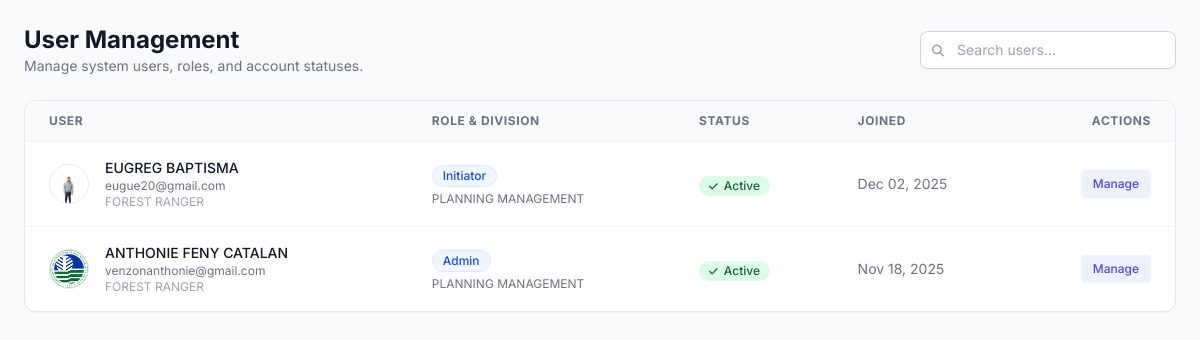
/admin_users.php (signed in), run on an earlier commit of the app's database.
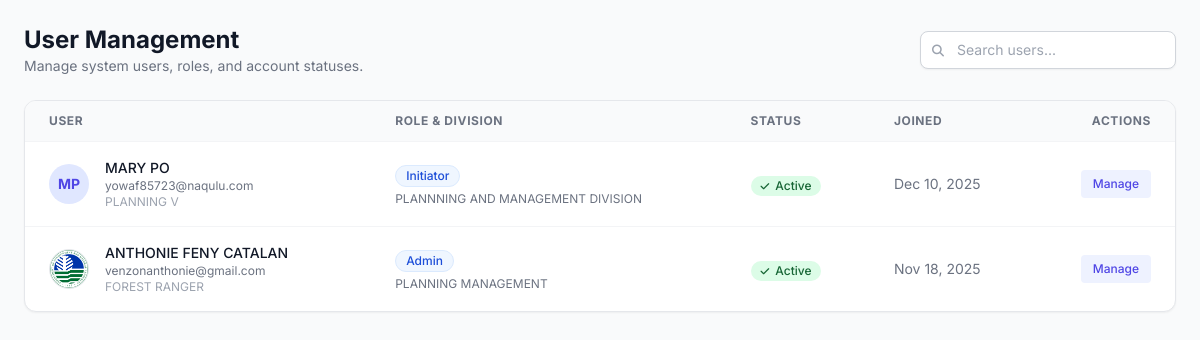
And on a later commit of the database.
### tables this page shows
CREATE TABLE `users` (
  `user_id` int(11) NOT NULL,
  `email` varchar(255) NOT NULL,
  `password_hash` varchar(255) NOT NULL,
  `first_name` varchar(100) NOT NULL,
  `middle_name` varchar(100) DEFAULT NULL,
  `last_name` varchar(100) NOT NULL,
  `suffix` varchar(20) DEFAULT NULL,
  `position` varchar(100) DEFAULT NULL,
  `designation` varchar(100) DEFAULT NULL,
  `division` varchar(100) DEFAULT NULL,
  `sex` enum('Male','Female','Other','Prefer not to say') DEFAULT NULL,
  `contact_number` varchar(50) DEFAULT NULL,
  `role` enum('Initiator','Section Chief','Division Chief','ARD','RED','Records Office','Admin') NOT NULL DEFAULT 'Initiator',
  `status` varchar(50) NOT NULL DEFAULT 'Pending',
  `verification_token` varchar(255) DEFAULT NULL,
  `token_expiry` datetime DEFAULT NULL,
  `reset_token` varchar(255) DEFAULT NULL,
  `reset_token_expiry` datetime DEFAULT NULL,
  `created_at` timestamp NOT NULL DEFAULT current_timestamp(),
  `otos_userlink` int(11) NOT NULL,
  `profile_picture_path` varchar(255) DEFAULT NULL
);

### admin_users.php (the view, shortened to what this page needs)
<?php
require_once 'db.php';
$search = isset($_GET['search']) ? trim($_GET['search']) : '';
$users = [];
$sql = "SELECT user_id, first_name, last_name, email, role, status, division, position, created_at, profile_picture_path
        FROM users WHERE 1=1";
$sql .= " ORDER BY created_at DESC";
$stmt = $conn->prepare($sql);
$stmt->execute();
$result = $stmt->get_result();
while ($row = $result->fetch_assoc()) {
    $users[] = $row;
}
function get_initials($fname, $lname) {
    return strtoupper(substr($fname, 0, 1) . substr($lname, 0, 1));
}
?>
<!DOCTYPE html>
<html lang="en">
<head>
    <script src="https://cdn.tailwindcss.com"></script>
    <link rel="stylesheet" href="https://cdnjs.cloudflare.com/ajax/libs/font-awesome/6.4.0/css/all.min.css">
</head>
<body class="text-gray-800 p-6">
    <div class="flex flex-col sm:flex-row sm:items-center sm:justify-between mb-6 gap-4">
        <div>
            <h1 class="text-2xl font-bold text-gray-900">User Management</h1>
            <p class="text-sm text-gray-500">Manage system users, roles, and account statuses.</p>
        </div>
        <div class="flex items-center gap-2">
            <form action="" method="GET" class="relative">
                <input type="text" name="search" value="<?php echo htmlspecialchars($search); ?>"
                       placeholder="Search users..."
                       class="pl-9 pr-4 py-2 border border-gray-300 rounded-lg text-sm focus:ring-indigo-500 focus:border-indigo-500 w-64 shadow-sm">
                <i class="fas fa-search absolute left-3 top-3 text-gray-400 text-xs"></i>
            </form>
        </div>
    </div>
    <div class="bg-white rounded-xl shadow-sm border border-gray-200 overflow-hidden">
        <div class="overflow-x-auto">
            <table class="w-full text-left border-collapse">
                <thead>
                    <tr class="bg-gray-50 border-b border-gray-100 text-xs font-semibold text-gray-500 uppercase tracking-wider">
                        <th class="px-6 py-3">User</th>
                        <th class="px-6 py-3">Role & Division</th>
                        <th class="px-6 py-3">Status</th>
                        <th class="px-6 py-3">Joined</th>
                        <th class="px-6 py-3 text-right">Actions</th>
                    </tr>
                </thead>
                <tbody class="divide-y divide-gray-100">
                    <?php if (count($users) > 0): ?>
                        <?php foreach ($users as $u): ?>
                            <tr class="hover:bg-gray-50 transition-colors">
                                <td class="px-6 py-4">
                                    <div class="flex items-center">
                                        <?php if (!empty($u['profile_picture_path']) && file_exists($u['profile_picture_path'])): ?>
                                            <img class="h-10 w-10 rounded-full object-cover border border-gray-200" src="<?php echo htmlspecialchars($u['profile_picture_path']); ?>" alt="">
                                        <?php else: ?>
                                            <div class="h-10 w-10 rounded-full bg-indigo-100 text-indigo-600 flex items-center justify-center font-bold text-sm">
                                                <?php echo get_initials($u['first_name'], $u['last_name']); ?>
                                            </div>
                                        <?php endif; ?>
                                        <div class="ml-4">
                                            <div class="text-sm font-medium text-gray-900"><?php echo htmlspecialchars($u['first_name'] . ' ' . $u['last_name']); ?></div>
                                            <div class="text-xs text-gray-500"><?php echo htmlspecialchars($u['email']); ?></div>
                                            <div class="text-xs text-gray-400"><?php echo htmlspecialchars($u['position']); ?></div>
                                        </div>
                                    </div>
                                </td>
                                <td class="px-6 py-4">
                                    <span class="inline-flex items-center px-2.5 py-0.5 rounded-full text-xs font-medium bg-blue-50 text-blue-700 border border-blue-100 mb-1">
                                        <?php echo htmlspecialchars($u['role']); ?>
                                    </span>
                                    <div class="text-xs text-gray-500"><?php echo htmlspecialchars($u['division']); ?></div>
                                </td>
                                <td class="px-6 py-4">
                                    <?php
                                        $statusClass = 'status-' . strtolower($u['status']);
                                        $statusIcon = match($u['status']) {
                                            'active' => 'fa-check',
                                            'pending' => 'fa-clock',
                                            'disabled' => 'fa-ban',
                                            default => 'fa-circle'
                                        };
                                    ?>
                                    <span class="inline-flex items-center gap-1.5 px-2.5 py-0.5 rounded-full text-xs font-medium <?php echo $statusClass; ?>">
                                        <i class="fas <?php echo $statusIcon; ?> text-[10px]"></i>
                                        <?php echo ucfirst(htmlspecialchars($u['status'])); ?>
                                    </span>
                                </td>
                                <td class="px-6 py-4 text-sm text-gray-500">
                                    <?php echo date('M d, Y', strtotime($u['created_at'])); ?>
                                </td>
                                <td class="px-6 py-4 text-right">
                                    <button onclick='openEditModal(<?php echo json_encode($u); ?>)' class="text-indigo-600 hover:text-indigo-900 font-medium text-xs bg-indigo-50 hover:bg-indigo-100 px-3 py-1.5 rounded transition-colors">
                                        Manage
                                    </button>
                                </td>
                            </tr>
                        <?php endforeach; ?>
                    <?php endif; ?>
                </tbody>
            </table>
        </div>
        </div>
</body>
</html>

### admin_users.php (style rules this page uses)
body { font-family: 'Inter', sans-serif; background-color: #f9fafb; }
.status-active { background-color: #dcfce7; color: #166534; }

What changed in the data, as far as the page shows it:
removed users: profile_picture_path (picture), first_name+last_name "EUGREG BAPTISMA", email "eugue20@gmail.com", position "FOREST RANGER", role "Initiator", division "PLANNING MANAGEMENT", status "Active", created_at "Dec 02, 2025"
added users: get_initials($u['first_name'], $u['last_name']) "MP", first_name+last_name "MARY PO", email "yowaf85723@naqulu.com", position "PLANNING V", role "Initiator", division "PLANNNING AND MANAGEMENT DIVISION", status "Active", created_at "Dec 10, 2025"
